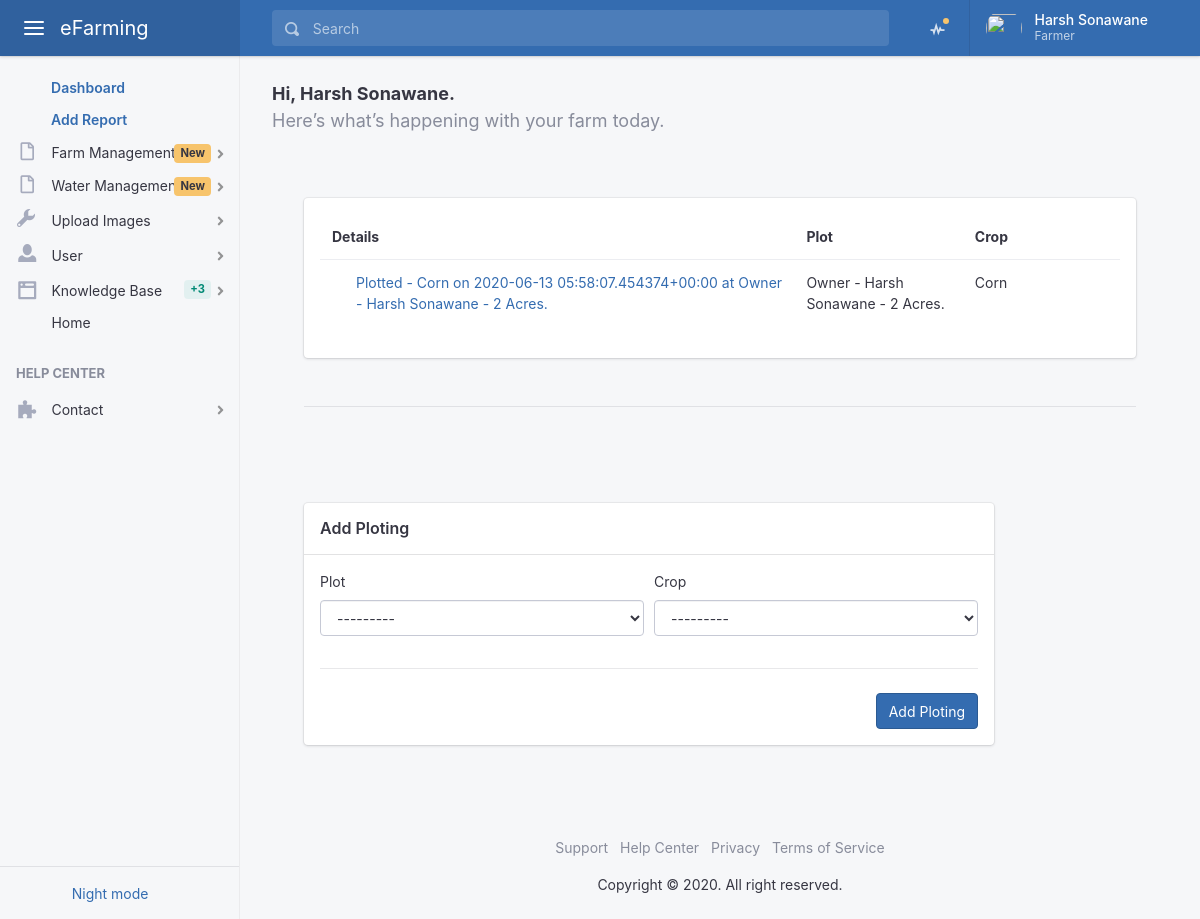
The app's page /user/ploting/add/ (signed in) with its own data.
### user/models.py (models this page shows, shortened)
class Profile(models.Model):
    MALE = 1
    FEMALE = 2
    OTHER = 3
    GENDER_CHOICES = (
        (MALE, 'Male'),
        (FEMALE, 'Female'),
        (OTHER , 'Other'),
    )
    FARMER = 1
    DOCTOR = 2
    SHOP = 3
    TYPE_CHOICES = (
        (FARMER, 'Farmer'),
        (DOCTOR, 'Doctor'),
        (SHOP , 'Shop'),
    )
    user            = models.OneToOneField(User, on_delete=models.CASCADE)
    mobile          = models.IntegerField(null=True, blank=True)
    profile_image   = models.ImageField(upload_to='profile/%y/%m/%d/', blank=True)
    type            = models.PositiveSmallIntegerField(choices=TYPE_CHOICES, default=1)
    status          = models.BooleanField(default=False)
    created_on      = models.DateTimeField(auto_now_add=True)
    updated_on      = models.DateTimeField(auto_now=True)

### farm/models.py (models this page shows, shortened)
class Ploting(models.Model):
    plot            = models.ForeignKey(Plots, on_delete=models.CASCADE)
    crop            = models.ForeignKey(Crop, on_delete=models.CASCADE)
    is_active       = models.BooleanField(default=True)
    created         = models.DateTimeField(auto_now_add=True)
    updated         = models.DateTimeField(auto_now=True)
    def __str__(self):
        return 'Plotted  - ' + str(self.crop.name) + ' on  ' + str(self.created) + ' at ' + str(self.plot)

class Plots(models.Model):
    FULL = 1
    HALF = 2
    AREA_CHOICES = (
        (FULL, 'Full'),
        (HALF, 'Half'),
    )
    farm            = models.ForeignKey(Farm, on_delete=models.CASCADE)
    area            = models.PositiveSmallIntegerField(choices=AREA_CHOICES , default=1)
    is_active       = models.BooleanField(default=True)
    created         = models.DateTimeField(auto_now_add=True)
    updated         = models.DateTimeField(auto_now=True)
    def __str__(self):
        return 'Owner - ' + str(self.farm.owner.first_name) + ' ' + str(self.farm.owner.last_name) + ' - ' + str(self.area) + ' Acres.'

class Farm(models.Model):
    owner           = models.ForeignKey(User, on_delete=models.CASCADE)
    soil            = models.ForeignKey(Soil, on_delete=models.DO_NOTHING)
    location        = models.ForeignKey(Address, on_delete=models.DO_NOTHING)
    water_resource  = models.ForeignKey(WaterResource, on_delete=models.DO_NOTHING)
    area            = models.DecimalField(default=000.0, max_digits=300, decimal_places=2)
    is_active       = models.BooleanField(default=False)
    created         = models.DateTimeField(auto_now_add=True)
    updated         = models.DateTimeField(auto_now=True)

### crop/models.py (models this page shows)
class Crop(models.Model):
    WINTER = 1
    SUMMER = 2
    RAINY = 3
    SEASON_CHOICES = (
        (WINTER, 'Winter'),
        (SUMMER, 'Summer'),
        (RAINY , 'Rainy'),
    )
    name                = models.CharField(max_length=255)
    duration            = models.IntegerField() #days
    season              = models.PositiveSmallIntegerField(choices=SEASON_CHOICES)
    water_requirement   = models.IntegerField() # liter per squarefit per week
    water_reapeat       = models.IntegerField() #days
    height              = models.IntegerField() #feet
    width               = models.IntegerField() #feet
    is_food             = models.BooleanField(default=True)
    is_active           = models.BooleanField(default=True)
    created             = models.DateTimeField(auto_now_add=True)
    updated             = models.DateTimeField(auto_now=True)
    def __str__(self):
        return self.name

### user/views.py (the view)
# urls.py: path('ploting/add/', views.add_ploting, name='add_ploting'),
@login_required
def add_ploting(request):
    template = 'site/dashboard/add_ploting.html'
    if request.method == 'POST':
                form = AddPlotingForm(request.POST or None, request.FILES or None)
                if form.is_valid():
                        post = form.save(commit=False)
                        post.owner = request.user
                        post.save()
                        messages.success(request, "Your farm has been created")
                        return redirect('add_ploting')
    else:
        objects = Ploting.objects.filter(plot__farm__owner=request.user)
        form = AddPlotingForm()
    context = {
        'form': form,
        'objects':objects,
    }
    return render(request, template, context)

### user/forms.py
class AddPlotingForm(forms.ModelForm):
    class Meta:
        model = Ploting
        fields = ['plot', 'crop']
        widgets = {
            "plot": forms.Select(attrs={'placeholder': 'Select Plot', 'class': 'form-control', 'required': 'required', 'autofocus':'""'}),
            "crop": forms.Select(attrs={'placeholder': 'Select Crop', 'class': 'form-control', 'required': 'required'})
        }

### templates/site/dashboard/add_ploting.html (shortened to what this page needs)
{% extends 'site/base.html' %}
{% load static %}
{% block content %}
{% include 'partials/header.html' %}
{% include 'partials/aside.html' %}
  <main class="app-main">
    <div class="wrapper">
      <div class="page">
        <div class="page-inner">
          <header class="page-title-bar">
            <div class="d-flex flex-column flex-md-row">
              <p class="lead">
                <span class="font-weight-bold">Hi, {{ user.first_name }} {{ user.last_name }}.</span> <span class="d-block text-muted"> {{ cord }} Here’s what’s happening with your farm today.</span>
              </p>
            </div>
          </header>
          <div class="page-inner">
            <div class="page-section">
              <div class="card card-fluid">
                <div class="card-body">
                  <table id="myTable" class="table">
                    <thead>
                      <tr>
                        <th colspan="2" style="min-width: 320px;">
                          Details
                        </th>
                        <th> Plot </th>
                        <th> Crop </th>
                        <th style="width:100px; min-width:100px;"> &nbsp; </th>
                      </tr>
                    </thead>
                    <tbody>
                      {% for obj in objects %}
                      <tr>
                        <td></td>
                        <td><a href="{% url 'ploting_details' obj.id %}">{{ obj }}</a></td>
                        <td>{{ obj.plot }}</td>
                        <td>{{ obj.crop }}</td>
                      </tr>
                      {% endfor %}
                    </tbody>
                  </table>
                </div>
              </div>
              <hr class="my-5">
            </div>
          </div>
          <div class="page-inner">
            <div class="page-section">
              <div class="row">
                <div class="col-lg-10">
                  <div class="card card-fluid">
                    <h6 class="card-header"> Add Ploting </h6>
                    <div class="card-body">
                      <form method="POST" action="{% url 'add_ploting' %}">{% csrf_token %}
                        <div class="form-row">
                          <div class="col-md-6 mb-3">
                            <label for="input01">Plot</label> {{ form.plot }}
                          </div>
                          <div class="col-md-6 mb-3">
                            <label for="input02">Crop</label> {{ form.crop }}
                          </div>
                        </div>
                        <hr>
                        <div class="form-actions">
                          <button type="submit" class="btn btn-primary text-nowrap ml-auto">Add Ploting</button>
                        </div>
                      </form>
                    </div>
                  </div>
                </div>
              </div>
            </div>
          </div>
        </div>
      </div>
    </div>
    <footer class="app-footer">
      <ul class="list-inline">
        <li class="list-inline-item">
          <a class="text-muted" href="#">Support</a>
        </li>
        <li class="list-inline-item">
          <a class="text-muted" href="#">Help Center</a>
        </li>
        <li class="list-inline-item">
          <a class="text-muted" href="#">Privacy</a>
        </li>
        <li class="list-inline-item">
          <a class="text-muted" href="#">Terms of Service</a>
        </li>
      </ul>
      <div class="copyright"> Copyright © 2020. All right reserved. </div>
    </footer>
  </main>
{% endblock %}

### templates/partials/header.html (shortened to what this page needs)
{% load static %}
<header class="app-header app-header-dark">
    <div class="top-bar">
      <div class="top-bar-brand">
        <button class="hamburger hamburger-squeeze mr-2" type="button" data-toggle="aside-menu" aria-label="toggle aside menu"><span class="hamburger-box"><span class="hamburger-inner"></span></span></button>
        <a href="{% url 'user_home' %}">
            eFarming
           </a>
      </div>
      <div class="top-bar-list">
        <div class="top-bar-item top-bar-item-full">
          <form class="top-bar-search">
            <div class="input-group input-group-search dropdown">
              <div class="input-group-prepend">
                <span class="input-group-text"><span class="oi oi-magnifying-glass"></span></span>
              </div><input type="text" class="form-control" data-toggle="dropdown" aria-label="Search" placeholder="Search">
            </div>
          </form>
        </div>
        <div class="top-bar-item top-bar-item-right px-0 d-none d-sm-flex">
          <ul class="header-nav nav">
            <li class="nav-item dropdown header-nav-dropdown has-notified">
              <a class="nav-link" href="#" data-toggle="dropdown" aria-haspopup="true" aria-expanded="false"><span class="oi oi-pulse"></span></a>
            </li>
          </ul>
          <div class="dropdown d-flex">
            <button class="btn-account d-none d-md-flex" type="button" data-toggle="dropdown" aria-haspopup="true" aria-expanded="false"><span class="user-avatar user-avatar-md"><img src="assets/images/avatars/profile.jpg" alt=""></span> <span class="account-summary pr-lg-4 d-none d-lg-block"><span class="account-name">{{ user.first_name }} {{ user.last_name }}</span> <span class="account-description">{{ user.profile.get_type_display }}</span></span></button>
          </div>
        </div>
      </div>
    </div>
  </header>

### records on screen
Ploting: crop+created+plot "Plotted - Corn on 2020-06-13 05:58:07.454374+00:00 at Owner - Harsh Sonawane - 2 Acres.", plot "Owner - Harsh Sonawane - 2 Acres.", crop "Corn"

### other values on screen
{{ user.first_name }} "Harsh"
{{ user.last_name }} "Sonawane"
{{ user.profile.get_type_display }} "Farmer"
